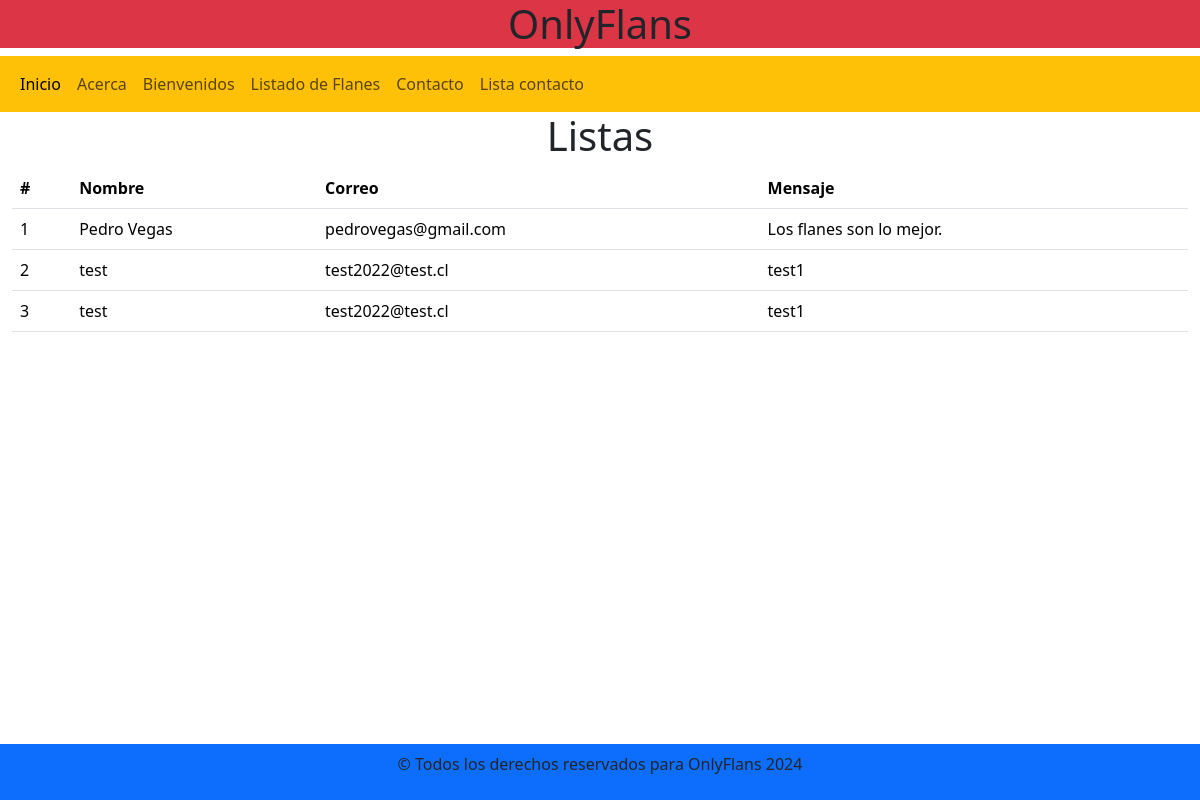
/web/list_contact/, run on the app's committed database.
### flan/models.py (models this page shows, shortened)
class ContactForm(models.Model):
    customer_email = models.EmailField()
    customer_name = models.CharField(max_length=64)
    message = models.TextField()

### web/views.py (the view)
# urls.py: path('list_contact/', views.list_contact, name='list_contact_web'),
def list_contact(request):
    contacts = ContactForm.objects.all()
    context = {'contacts': contacts}
    return render(request, 'web/list_contact.html',context)

### templates/web/list_contact.html (shortened to what this page needs)
{% extends '../layouts/base.html' %}
{% block content %}
<h1 class="text-center">Listas</h1>
<div class="container-fluid">
    <table class="table">
        <thead>
            <tr>
                <th scope="col">#</th>
                <th scope="col">Nombre</th>
                <th scope="col">Correo</th>
                <th scope="col">Mensaje</th>
            </tr>
        </thead>
        <tbody>
            {% for contact in contacts %}
            <tr>
                <td>{{ contact.id }}</td>
                <td>{{ contact.customer_name }}</td>
                <td>{{ contact.customer_email}}</td>
                <td>{{ contact.message}}</td>
            </tr>
            {% endfor %}
        </tbody>
    </table>
</div>
{% endblock %}

### templates/layouts/base.html (shortened to what this page needs)
<!DOCTYPE html>
<html lang="en">
<head>
    <link href="https://cdn.jsdelivr.net/npm/bootstrap@5.3.3/dist/css/bootstrap.min.css" rel="stylesheet"
>
</head>
<body>
    {% include './partials/header.html' %}
    {% include './partials/navbar.html' %}
    <main>
        {% block content %} {% endblock %}
    </main>
    {% include './partials/footer.html' %}
</body>
</html>

### templates/layouts/partials/header.html
<header class="container-fluid bg-danger">
    <h1 class="text-center">OnlyFlans</h1>
</header>

### templates/layouts/partials/navbar.html (shortened to what this page needs)
<nav class="navbar navbar-expand-lg bg-warning">
    <div class="container-fluid">
        <div class="collapse navbar-collapse" id="navbarSupportedContent">
            <ul class="navbar-nav me-auto mb-2 mb-lg-0">
                <li class="nav-item">
                    <a class="nav-link active" aria-current="page" href="{% url 'index_web'%}">Inicio</a>
                </li>
                <li class="nav-item">
                    <a class="nav-link" href="{% url 'about_web'%}">Acerca</a>
                </li>
                <li class="nav-item">
                    <a class="nav-link" href="{% url 'welcome_web'%}" >Bienvenidos</a>
                </li>
                <li class="nav-item">
                    <a class="nav-link" href="{% url 'index_flan' %}">Listado de Flanes</a>
                </li>
                <li class="nav-item">
                    <a class="nav-link" href="{% url 'contact_web' %}" >Contacto</a>
                </li>
                <li class="nav-item">
                    <a class="nav-link" href="{% url 'list_contact_web' %}" >Lista contacto</a>
                </li>
            </ul>
        </div>
    </div>
</nav>

### templates/layouts/partials/footer.html
<footer class="text-center bg-primary fixed-bottom p-2">
    <p> &copy Todos los derechos reservados para OnlyFlans 2024</p>
</footer>

### data on the page
ContactForm: id "1", customer_name "Pedro Vegas", customer_email "pedrovegas@gmail.com", message "Los flanes son lo mejor."
ContactForm: id "2", customer_name "test", customer_email "test2022@test.cl", message "test1"
ContactForm: id "3", customer_name "test", customer_email "test2022@test.cl", message "test1"
